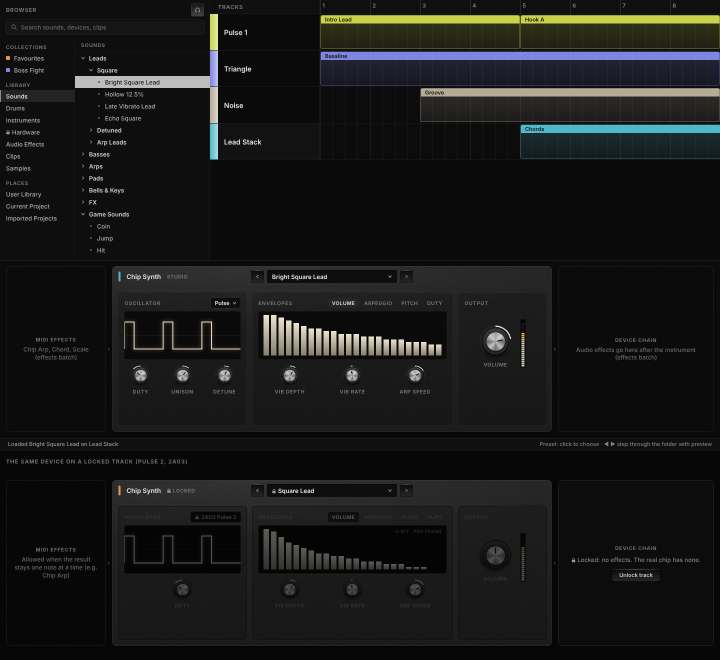
#> input picture docs/design/meeting-2026-11-26/workflow-chip-synth@1x.png, 1440 x 1320 px, found by its file name (shown at 1/2 size)
$ python compose_match_pb.py ../../design/meeting-2026-11-26/workflow-chip-synth@1x.png ../../design/meeting-2026-11-26/workflow-chip-synth@1x.png out.png
#> lines starting #> are read from the running program, lines starting #| are printed output that depends on the picture
"""device-mockup-match.png: the board's device (left) and ours (right), studio above, locked below.
usage: python compose_match_pb.py <ours studio.png> <ours locked.png> <out.png>"""
import sys
from PIL import Image, ImageDraw

board = Image.open("docs/design/meeting-2026-11-26/workflow-chip-synth@1x.png").convert("RGB")
#> board is the input picture: PIL image 1440x1320 RGB; mean R, G, B 24.6, 25.2, 24.5
studio, locked = Image.open(sys.argv[1]).convert("RGB"), Image.open(sys.argv[2]).convert("RGB")
W, H, P = 880 + 24, 332 + 24, 12
out = Image.new("RGB", (2 * W + P, 2 * H + 40), (8, 8, 8))
#> out: PIL image 1820x752 RGB; every value is 8
d = ImageDraw.Draw(out)
for row, (img, bo) in enumerate(((studio, (224, 532)), (locked, (224, 960)))):
    ct = img.height - 920
    cl = (img.width - 1440) // 2
    oo = (cl + 224, ct + 552)
    out.paste(board.crop((bo[0] - 12, bo[1] - 12, bo[0] - 12 + W, bo[1] - 12 + H)), (0, 20 + row * (H + 20)))
    out.paste(img.crop((oo[0] - 12, oo[1] - 12, oo[0] - 12 + W, oo[1] - 12 + H)), (W + P, 20 + row * (H + 20)))
    d.text((4, 4 + row * (H + 20)), "board: " + ("studio" if row == 0 else "locked"), fill=(200, 200, 200))
    d.text((W + P + 4, 4 + row * (H + 20)), "Cartwave: " + ("studio" if row == 0 else "locked"), fill=(200, 200, 200))
#> this loop made 2 passes
#> (row, bo, ct, cl, oo) on passes 1 to 2: (0, (224, 532), 400, 0, (224, 952)), (1, (224, 960), 400, 0, (224, 952))
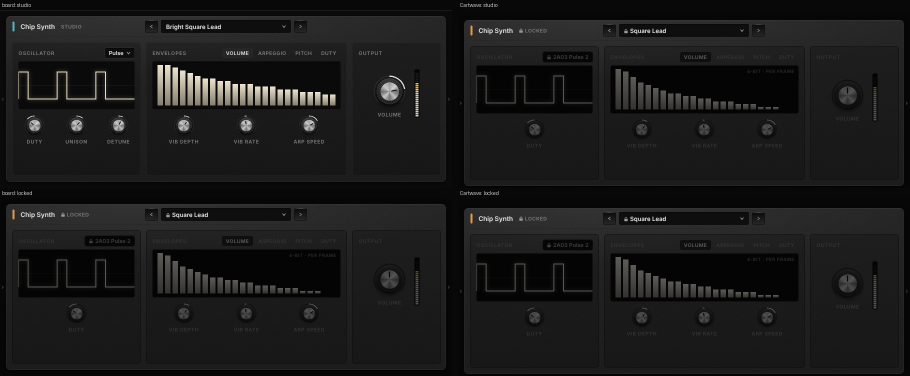
#> out: PIL image 1820x752 RGB (shown at 1/2 size); mean R, G, B 26.3, 26.2, 25.9
out.save(sys.argv[3])

$ run again, with docs/design/meeting-2026-11-26/fixups@1x.png copied over docs/design/meeting-2026-11-26/workflow-chip-synth@1x.png
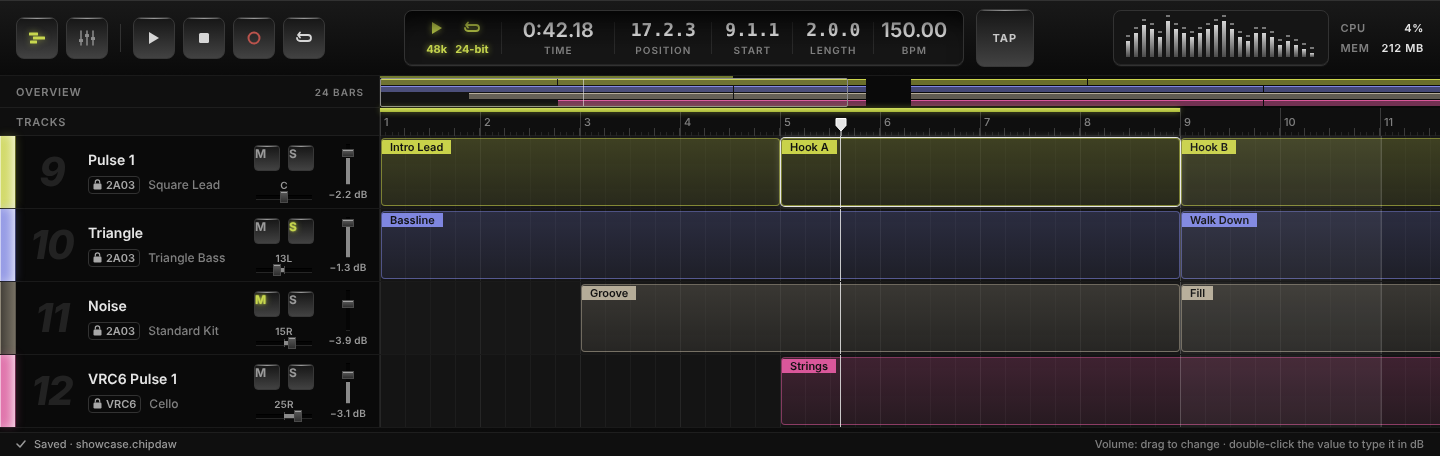
#> input picture docs/design/meeting-2026-11-26/fixups@1x.png, 1440 x 456 px, found by its file name
#> board is the input picture: PIL image 1440x456 RGB; mean R, G, B 39.8, 37.8, 36.1
#> the loop `for row, (img, bo) in enumerate(((studio, (224, 532)), (locked, (224, ..` made 2 passes
#> (row, bo, ct, cl, oo) on passes 1 to 2: (0, (224, 532), -464, 0, (224, 88)), (1, (224, 960), -464, 0, (224, 88))
#> after the loop `for row, (img, bo) in enumerate(((studio, (224, 532)), (locked, (224, ..`:
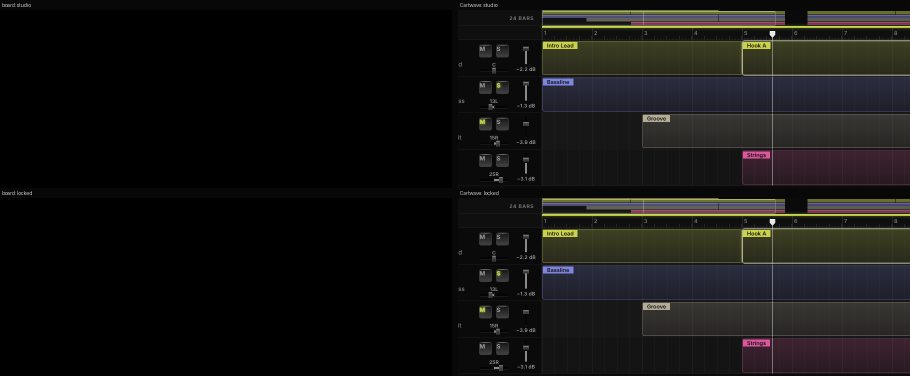
#> out: PIL image 1820x752 RGB (shown at 1/2 size); mean R, G, B 20.6, 19.7, 18.3
